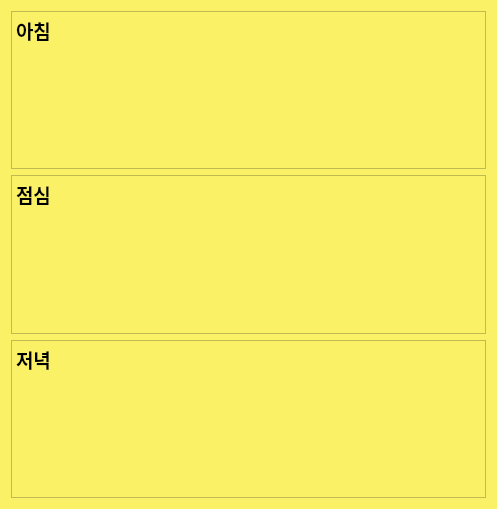
<?xml version="1.0" encoding="UTF-8"?>
<ui version="4.0">
 <class>dialog</class>
 <widget class="QDialog" name="dialog">
  <property name="geometry">
   <rect>
    <x>0</x>
    <y>0</y>
    <width>497</width>
    <height>509</height>
   </rect>
  </property>
  <property name="windowTitle">
   <string>여성 건강 식단</string>
  </property>
  <property name="windowIcon">
   <iconset>
    <normaloff>imagefile/female.png</normaloff>imagefile/female.png</iconset>
  </property>
  <property name="styleSheet">
   <string notr="true">background-color: rgb(250, 241, 102);</string>
  </property>
  <layout class="QVBoxLayout" name="verticalLayout">
   <item>
    <widget class="QTextBrowser" name="textBrowser">
     <property name="styleSheet">
      <string notr="true"/>
     </property>
     <property name="html">
      <string>&lt;!DOCTYPE HTML PUBLIC &quot;-//W3C//DTD HTML 4.0//EN&quot; &quot;http://www.w3.org/TR/REC-html40/strict.dtd&quot;&gt;
&lt;html&gt;&lt;head&gt;&lt;meta name=&quot;qrichtext&quot; content=&quot;1&quot; /&gt;&lt;style type=&quot;text/css&quot;&gt;
p, li { white-space: pre-wrap; }
&lt;/style&gt;&lt;/head&gt;&lt;body style=&quot; font-family:'Gulim'; font-size:9pt; font-weight:400; font-style:normal;&quot;&gt;
&lt;p style=&quot; margin-top:0px; margin-bottom:0px; margin-left:0px; margin-right:0px; -qt-block-indent:0; text-indent:0px;&quot;&gt;&lt;span style=&quot; font-size:14pt; font-weight:600;&quot;&gt;아침&lt;/span&gt;&lt;/p&gt;&lt;/body&gt;&lt;/html&gt;</string>
     </property>
    </widget>
   </item>
   <item>
    <widget class="QTextBrowser" name="textBrowser_2">
     <property name="html">
      <string>&lt;!DOCTYPE HTML PUBLIC &quot;-//W3C//DTD HTML 4.0//EN&quot; &quot;http://www.w3.org/TR/REC-html40/strict.dtd&quot;&gt;
&lt;html&gt;&lt;head&gt;&lt;meta name=&quot;qrichtext&quot; content=&quot;1&quot; /&gt;&lt;style type=&quot;text/css&quot;&gt;
p, li { white-space: pre-wrap; }
&lt;/style&gt;&lt;/head&gt;&lt;body style=&quot; font-family:'Gulim'; font-size:9pt; font-weight:400; font-style:normal;&quot;&gt;
&lt;p style=&quot; margin-top:0px; margin-bottom:0px; margin-left:0px; margin-right:0px; -qt-block-indent:0; text-indent:0px;&quot;&gt;&lt;span style=&quot; font-size:14pt; font-weight:600;&quot;&gt;점심&lt;/span&gt;&lt;/p&gt;
&lt;p style=&quot;-qt-paragraph-type:empty; margin-top:0px; margin-bottom:0px; margin-left:0px; margin-right:0px; -qt-block-indent:0; text-indent:0px; font-size:14pt; font-weight:600;&quot;&gt;&lt;br /&gt;&lt;/p&gt;&lt;/body&gt;&lt;/html&gt;</string>
     </property>
    </widget>
   </item>
   <item>
    <widget class="QTextBrowser" name="textBrowser_3">
     <property name="html">
      <string>&lt;!DOCTYPE HTML PUBLIC &quot;-//W3C//DTD HTML 4.0//EN&quot; &quot;http://www.w3.org/TR/REC-html40/strict.dtd&quot;&gt;
&lt;html&gt;&lt;head&gt;&lt;meta name=&quot;qrichtext&quot; content=&quot;1&quot; /&gt;&lt;style type=&quot;text/css&quot;&gt;
p, li { white-space: pre-wrap; }
&lt;/style&gt;&lt;/head&gt;&lt;body style=&quot; font-family:'Gulim'; font-size:9pt; font-weight:400; font-style:normal;&quot;&gt;
&lt;p style=&quot; margin-top:0px; margin-bottom:0px; margin-left:0px; margin-right:0px; -qt-block-indent:0; text-indent:0px;&quot;&gt;&lt;span style=&quot; font-size:14pt; font-weight:600;&quot;&gt;저녁&lt;/span&gt;&lt;/p&gt;
&lt;p style=&quot;-qt-paragraph-type:empty; margin-top:0px; margin-bottom:0px; margin-left:0px; margin-right:0px; -qt-block-indent:0; text-indent:0px; font-size:14pt; font-weight:600;&quot;&gt;&lt;br /&gt;&lt;/p&gt;&lt;/body&gt;&lt;/html&gt;</string>
     </property>
    </widget>
   </item>
  </layout>
 </widget>
 <resources/>
 <connections/>
</ui>
